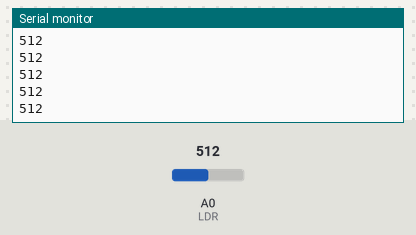
Recording of a sketch running on a simulated Arduino Uno, built with avr-gcc and run on an emulated ATmega328P. Parts: the last lines printed to the serial monitor. The test bench sets the inputs (shaded band); at power-on: A0 (LDR) = 512.

Above: at 1.2 s.
1.3 s: A0 (LDR) set to 716
At 2.4 s:
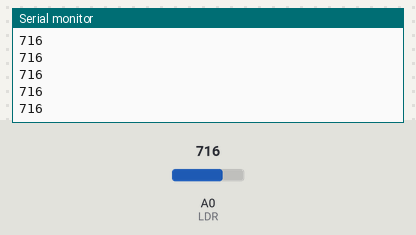
2.8 s: A0 (LDR) set to 900
At 3.4 s:
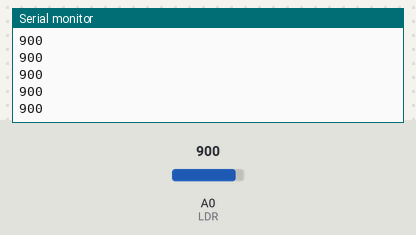
Timing chart, 0 to 5.8 s (numbered marks = the images above; inputs shaded):
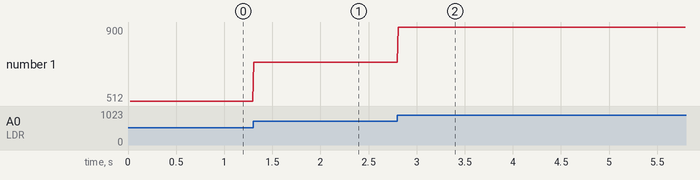

Measured:
- after the input at 1.3 s, the serial monitor: prints a new line at once (image 1)
- after the input at 2.8 s, the serial monitor: prints a new line at once (image 2)
- plotted number 1: 512 → 716 after the input at 1.3 s, 716 → 900 after the input at 2.8 s

The sketch:

LightSense.ino
```cpp
/*
  AnalogTest.ino - A universal basic test for Analog and Serial.
  Create by MapMaths, September 23, 2020.
  Released into the public domain.
*/

const int LDR = A0;

void setup() {
  Serial.begin(9600);
  pinMode(LDR, INPUT);
  while(!Serial);
  Serial.println("Reading at pin A0.");
}

void loop() {
  Serial.println(analogRead(LDR));
  delay(10);
}
```
